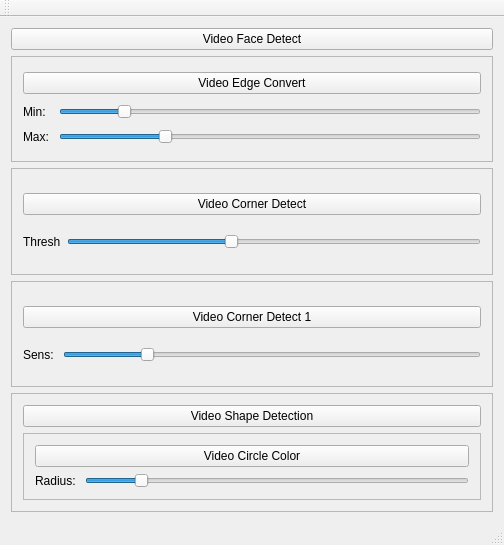
<?xml version="1.0" encoding="UTF-8"?>
<ui version="4.0">
 <class>MainWindow</class>
 <widget class="QMainWindow" name="MainWindow">
  <property name="geometry">
   <rect>
    <x>0</x>
    <y>0</y>
    <width>504</width>
    <height>545</height>
   </rect>
  </property>
  <property name="windowTitle">
   <string>MainWindow</string>
  </property>
  <widget class="QWidget" name="centralWidget">
   <layout class="QVBoxLayout" name="verticalLayout">
    <item>
     <widget class="QPushButton" name="pushButton">
      <property name="text">
       <string>Video Face Detect</string>
      </property>
     </widget>
    </item>
    <item>
     <widget class="QFrame" name="frame_2">
      <property name="frameShape">
       <enum>QFrame::StyledPanel</enum>
      </property>
      <property name="frameShadow">
       <enum>QFrame::Raised</enum>
      </property>
      <layout class="QGridLayout" name="gridLayout_2">
       <item row="0" column="0" colspan="2">
        <widget class="QPushButton" name="pushButton_2">
         <property name="text">
          <string>Video Edge Convert</string>
         </property>
        </widget>
       </item>
       <item row="1" column="0">
        <widget class="QLabel" name="lbledgeMin">
         <property name="text">
          <string>Min: </string>
         </property>
        </widget>
       </item>
       <item row="1" column="1">
        <widget class="QSlider" name="edgeMinSlider">
         <property name="minimum">
          <number>10</number>
         </property>
         <property name="maximum">
          <number>500</number>
         </property>
         <property name="sliderPosition">
          <number>80</number>
         </property>
         <property name="orientation">
          <enum>Qt::Horizontal</enum>
         </property>
        </widget>
       </item>
       <item row="2" column="0">
        <widget class="QLabel" name="lbledgeMax">
         <property name="text">
          <string>Max: </string>
         </property>
        </widget>
       </item>
       <item row="2" column="1">
        <widget class="QSlider" name="edgeMaxSlider">
         <property name="minimum">
          <number>50</number>
         </property>
         <property name="maximum">
          <number>1000</number>
         </property>
         <property name="sliderPosition">
          <number>280</number>
         </property>
         <property name="orientation">
          <enum>Qt::Horizontal</enum>
         </property>
        </widget>
       </item>
      </layout>
     </widget>
    </item>
    <item>
     <widget class="QFrame" name="frame">
      <property name="frameShape">
       <enum>QFrame::StyledPanel</enum>
      </property>
      <property name="frameShadow">
       <enum>QFrame::Raised</enum>
      </property>
      <layout class="QGridLayout" name="gridLayout">
       <item row="0" column="0" colspan="2">
        <widget class="QPushButton" name="pushButton_3">
         <property name="text">
          <string>Video Corner Detect</string>
         </property>
        </widget>
       </item>
       <item row="1" column="0">
        <widget class="QLabel" name="label_thresh">
         <property name="text">
          <string>Thresh</string>
         </property>
        </widget>
       </item>
       <item row="1" column="1">
        <widget class="QSlider" name="horizontalSlider">
         <property name="minimum">
          <number>135</number>
         </property>
         <property name="maximum">
          <number>280</number>
         </property>
         <property name="sliderPosition">
          <number>192</number>
         </property>
         <property name="orientation">
          <enum>Qt::Horizontal</enum>
         </property>
        </widget>
       </item>
      </layout>
     </widget>
    </item>
    <item>
     <widget class="QFrame" name="frame_5">
      <property name="frameShape">
       <enum>QFrame::StyledPanel</enum>
      </property>
      <property name="frameShadow">
       <enum>QFrame::Raised</enum>
      </property>
      <layout class="QGridLayout" name="gridLayout_4">
       <item row="1" column="1">
        <widget class="QSlider" name="sliderCorner1">
         <property name="minimum">
          <number>5</number>
         </property>
         <property name="value">
          <number>23</number>
         </property>
         <property name="orientation">
          <enum>Qt::Horizontal</enum>
         </property>
        </widget>
       </item>
       <item row="1" column="0">
        <widget class="QLabel" name="lblCorner1">
         <property name="text">
          <string>Sens: </string>
         </property>
        </widget>
       </item>
       <item row="0" column="0" colspan="2">
        <widget class="QPushButton" name="pushButton_6">
         <property name="text">
          <string>Video Corner Detect 1</string>
         </property>
        </widget>
       </item>
      </layout>
     </widget>
    </item>
    <item>
     <widget class="QFrame" name="frame_3">
      <property name="frameShape">
       <enum>QFrame::StyledPanel</enum>
      </property>
      <property name="frameShadow">
       <enum>QFrame::Raised</enum>
      </property>
      <layout class="QVBoxLayout" name="verticalLayout_2">
       <item>
        <widget class="QPushButton" name="pushButton_5">
         <property name="text">
          <string>Video Shape Detection</string>
         </property>
        </widget>
       </item>
       <item>
        <widget class="QFrame" name="frame_4">
         <property name="frameShape">
          <enum>QFrame::StyledPanel</enum>
         </property>
         <property name="frameShadow">
          <enum>QFrame::Raised</enum>
         </property>
         <layout class="QGridLayout" name="gridLayout_3">
          <item row="0" column="0" colspan="2">
           <widget class="QPushButton" name="pushButton_4">
            <property name="text">
             <string>Video Circle Color</string>
            </property>
           </widget>
          </item>
          <item row="1" column="0">
           <widget class="QLabel" name="label_color">
            <property name="text">
             <string>Radius: </string>
            </property>
           </widget>
          </item>
          <item row="1" column="1">
           <widget class="QSlider" name="sliderCircleR">
            <property name="minimum">
             <number>10</number>
            </property>
            <property name="maximum">
             <number>200</number>
            </property>
            <property name="value">
             <number>35</number>
            </property>
            <property name="orientation">
             <enum>Qt::Horizontal</enum>
            </property>
           </widget>
          </item>
         </layout>
        </widget>
       </item>
      </layout>
     </widget>
    </item>
   </layout>
  </widget>
  <widget class="QMenuBar" name="menuBar">
   <property name="geometry">
    <rect>
     <x>0</x>
     <y>0</y>
     <width>504</width>
     <height>25</height>
    </rect>
   </property>
  </widget>
  <widget class="QToolBar" name="mainToolBar">
   <attribute name="toolBarArea">
    <enum>TopToolBarArea</enum>
   </attribute>
   <attribute name="toolBarBreak">
    <bool>false</bool>
   </attribute>
  </widget>
  <widget class="QStatusBar" name="statusBar"/>
 </widget>
 <layoutdefault spacing="6" margin="11"/>
 <resources/>
 <connections/>
</ui>
